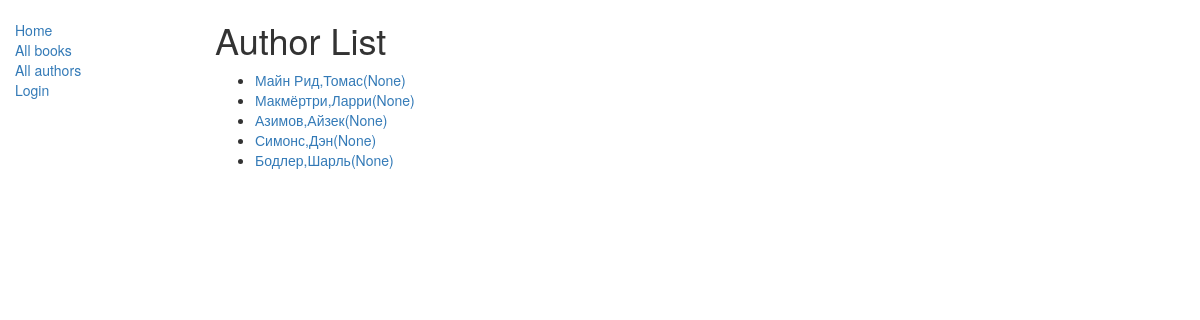
The page /catalog/author/ on the database as committed earlier.
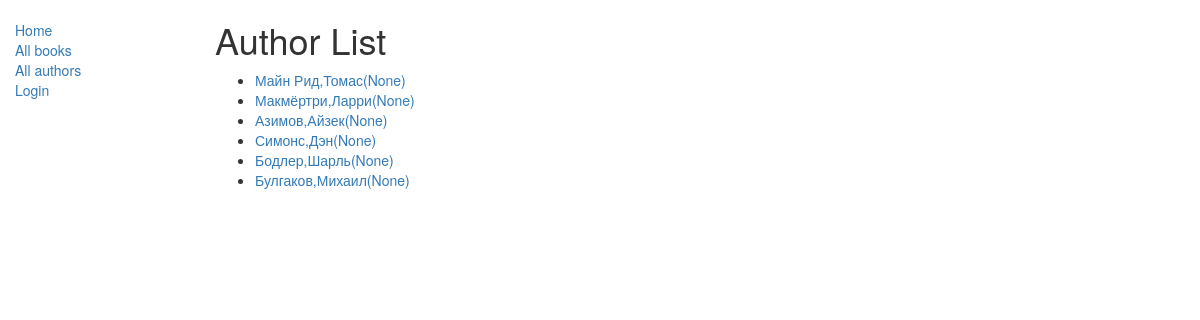
The same page on the database as committed later.
### catalog/models.py (models this page shows, shortened)
class Author(models.Model):
    first_name = models.CharField(max_length=100)
    last_name = models.CharField(max_length=100)
    date_of_birth = models.DateField(null=True, blank=True)
    date_of_death = models.DateField('died', null=True, blank=True)
    def get_absolute_url(self):
        return reverse('author-detail', args=[str(self.id)])

### catalog/views.py (the view)
# urls.py: path('author/', views.AuthorListView.as_view(), name='authors'),
class AuthorListView(generic.ListView):
    model = Author

### catalog/templates/catalog/author_list.html
{% extends "base_generic.html" %}
{% block content %}
    <h1>Author List</h1>
    {% if author_list %}
    <ul>
      {% for author in author_list %}
      <li>
        <a href="{{ author.get_absolute_url }}">{{ author.last_name }},{{ author.first_name }}({{ author.date_of_birth }})</a>
      </li>
      {% endfor %}
    </ul>
    {% else %}
      <p>There are no author.</p>
    {% endif %}
{% endblock %}

### catalog/templates/base_generic.html (shortened to what this page needs)
<!doctype html>
<html lang="en">
<head>
    <link
            rel="stylesheet"
            href="https://maxcdn.bootstrapcdn.com/bootstrap/3.3.7/css/bootstrap.min.css"/>
    {% load static %}
    <link rel="stylesheet" href="{% static 'css/styles.css' %}"/>
</head>
<body>
<div class="container-fluid">
    <div class="row">
        <div class="col-sm-2">
            {% block sidebar %}
                <ul class="sidebar-nav">
                    <li><a href="{% url 'index' %}">Home</a></li>
                    <li><a href="{% url 'books' %}">All books</a></li>
                    <li><a href="{% url 'authors' %}">All authors</a></li>
                    {% if user.is_authenticated %}
                        <li>User: {{ user.get_username }}</li>
                        <li><a href="{% url 'my-borrowed' %}">My Borrowed</a> </li>
                        <li><a href="{% url 'all-borrowed' %}">All Borrowed</a> </li>
                        <form method="post" action="{% url 'logout' %}">
                            {% csrf_token %}
                            <button type="submit" class="btn btn-link"
                                    style="border: none; background: none; color: #007bff; text-decoration: underline; cursor: pointer;">
                                Logout
                            </button>
                        </form>
                    {% else %}
                        <li><a href="{% url 'login' %}?next={{ request.path }}">Login</a></li>
                    {% endif %}
                </ul>
            {% endblock %}
        </div>
        <div class="col-sm-10 ">{% block content %}{% endblock %}</div>
    </div>
</div>
</body>
</html>

### catalog/static/css/styles.css (style rules this page uses)
.sidebar-nav { margin-top: 20px; padding: 0; list-style: none; }

Rows that differ between the two databases and show on the page:
added Author: last_name "Булгаков", first_name "Михаил", date_of_birth "None"
